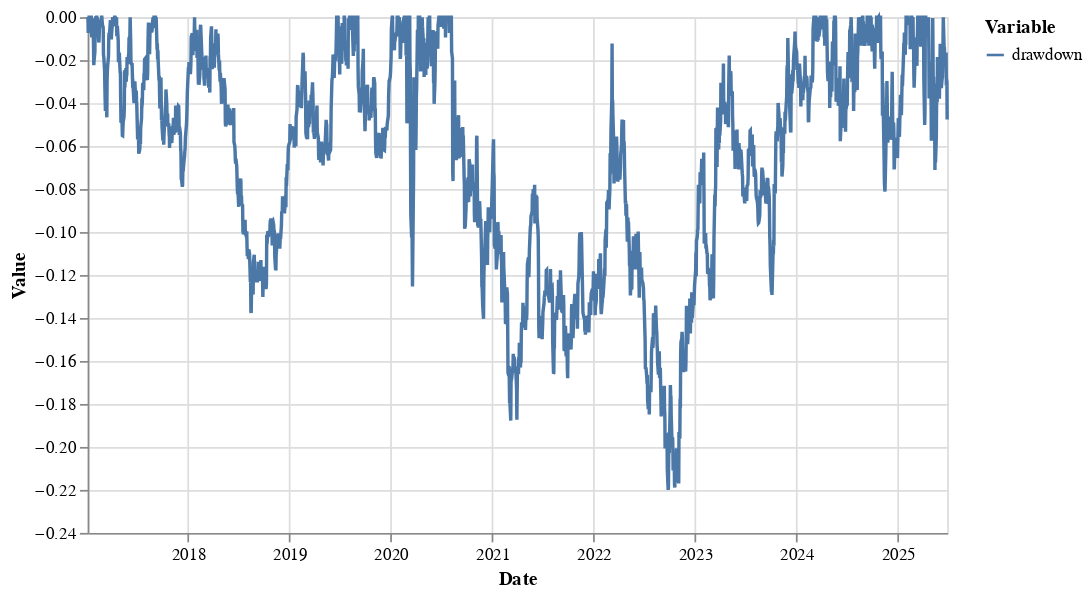

Here is the notebook cell this chart was saved with:
### Code cell
plot_line(calc_max_dd(df, "GLD")["drawdown"], x="Date", y=["drawdown"])

### Figure 1 — Vega-Lite specification as saved in the notebook (floating-point values rounded to 4 significant figures; data arrays with more than 128 entries replaced by an {"elided": "..."} marker saying what was removed)
{"config": {"view": {"continuousWidth": 300, "continuousHeight": 300}}, "data": {"name": "data-9c38dd0eb3eb10afefde70c3cd8dd744"}, "mark": {"type": "line"}, "encoding": {"color": {"field": "Variable", "type": "nominal"}, "x": {"field": "Date", "type": "temporal"}, "y": {"field": "Value", "type": "quantitative"}}, "width": 500, "$schema": "https://vega.github.io/schema/vega-lite/v5.20.1.json", "datasets": {"data-9c38dd0eb3eb10afefde70c3cd8dd744": {"elided": "2132 records"}}}
